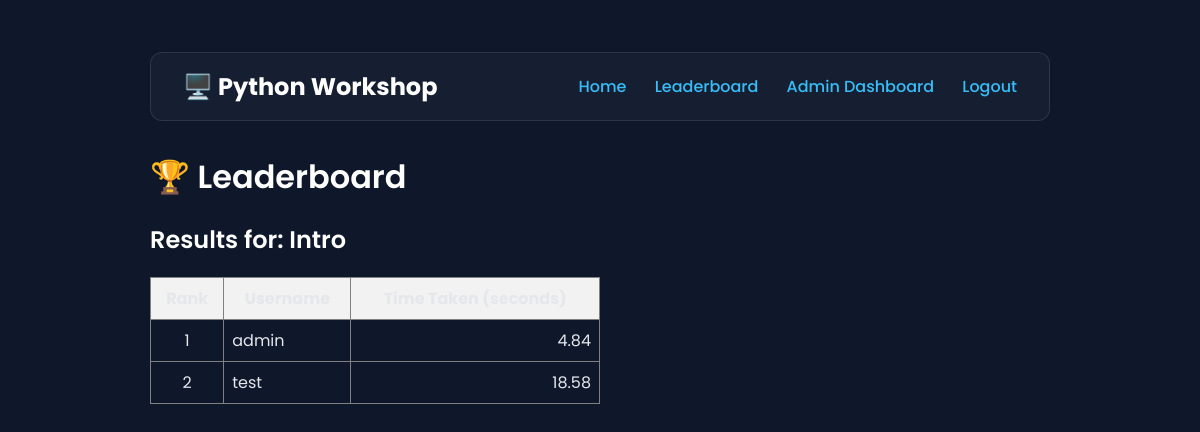
The page /leaderboard (signed in) on the database as committed earlier.
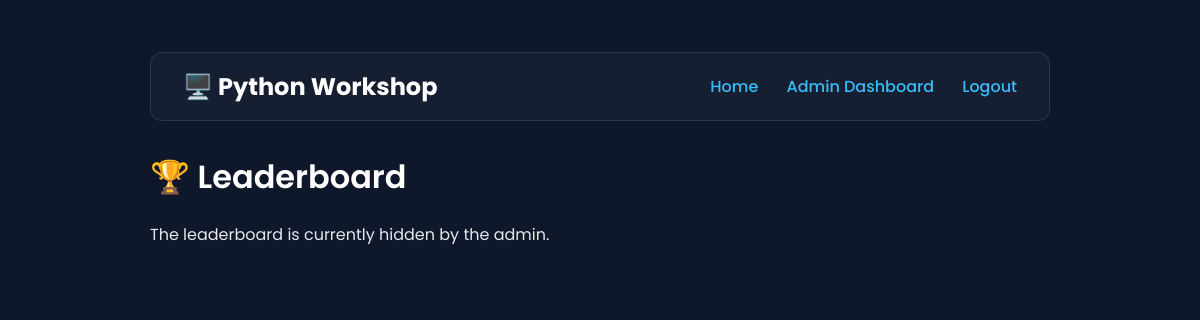
The same page on the database as committed later.
### app/models.py (models this page shows, shortened)
class Question(db.Model):
    id = db.Column(db.Integer, primary_key=True)
    section_id = db.Column(db.Integer, db.ForeignKey('section.id'), nullable=False)
    title = db.Column(db.String(100), nullable=False)
    description = db.Column(db.Text, nullable=False)
    starter_code = db.Column(db.Text)
    hints = db.Column(db.Text)
    difficulty = db.Column(db.Integer, default=1)
    has_file_manager = db.Column(db.Boolean, default=False, nullable=False)
    expected_output = db.Column(db.Text)
    challenges = db.relationship('Challenge', backref='question', lazy='dynamic', cascade="all, delete-orphan")
    submissions = db.relationship('Submission', backref='question', lazy='dynamic', cascade="all, delete-orphan")
    drafts = db.relationship('Draft', backref='question', lazy='dynamic', cascade="all, delete-orphan")

### app/main.py (the view)
@bp.route('/leaderboard')
@login_required
def leaderboard():
    active_challenge = Challenge.query.filter_by(is_active=True).first()
    ranked_submissions = []
    if active_challenge:
        ranked_submissions = db.session.query(
            User.username,
            func.min(Submission.time_taken).label('best_time')
        ).join(Submission, User.id == Submission.user_id)\
        .filter(
            Submission.q_id == active_challenge.q_id,
            Submission.status == 'success',
            Submission.time_taken.isnot(None)
        ).group_by(User.username).order_by(func.min(Submission.time_taken)).all()
    return render_template(
        'leaderboard.html',
        title='Leaderboard',
        challenge=active_challenge,
        submissions=ranked_submissions
    )

### app/__init__.py (called while the page is built)
@login_manager.user_loader
def load_user(user_id):
    return User.query.get(int(user_id))

### app/main.py (called while the page is built)
@bp.app_context_processor
def inject_global_vars():
    leaderboard_setting = AppSetting.query.filter_by(key='leaderboard_visible').first()
    return dict(
        leaderboard_visible=(leaderboard_setting and leaderboard_setting.value == 'True')
    )

@bp.app_context_processor
def inject_global_vars():
    leaderboard_setting = AppSetting.query.filter_by(key='leaderboard_visible').first()
    hints_setting = AppSetting.query.filter_by(key='hints_enabled').first() # <-- ADD THIS
    return dict(
        leaderboard_visible=(leaderboard_setting and leaderboard_setting.value == 'True'),
        hints_enabled=(hints_setting and hints_setting.value == 'True') # <-- AND THIS
    )

### app/templates/leaderboard.html
{% extends "base.html" %}
{% block content %}
<h1>🏆 Leaderboard</h1>
{% if not leaderboard_visible %}
    <p>The leaderboard is currently hidden by the admin.</p>
{% elif not challenge %}
    <p>There is no active challenge right now.</p>
{% elif not submissions %}
    <p>No successful submissions for the challenge '{{ challenge.question.title }}' yet.</p>
{% else %}
    <h2>Results for: {{ challenge.question.title }}</h2>
    <table border="1" style="width: 50%; border-collapse: collapse;">
        <thead>
            <tr style="background-color: #f2f2f2;">
                <th style="padding: 8px;">Rank</th>
                <th style="padding: 8px;">Username</th>
                <th style="padding: 8px;">Time Taken (seconds)</th>
            </tr>
        </thead>
        <tbody>
            {% for submission in submissions %}
            <tr>
                <td style="padding: 8px; text-align: center;">{{ loop.index }}</td>
                <td style="padding: 8px;">{{ submission.username }}</td>
                <td style="padding: 8px; text-align: right;">{{ "%.2f"|format(submission.best_time) }}</td>
            </tr>
            {% endfor %}
        </tbody>
    </table>
{% endif %}
{% endblock %}

Rows that differ between the two databases and show on the page:
removed Question: question "Intro"
Other text that changed with them:
text no longer shown: "Leaderboard Results for:"
text now shown: "The leaderboard is currently hidden by the admin."
list line gone: "1 admin 4.84"
list line gone: "2 test 18.58"
